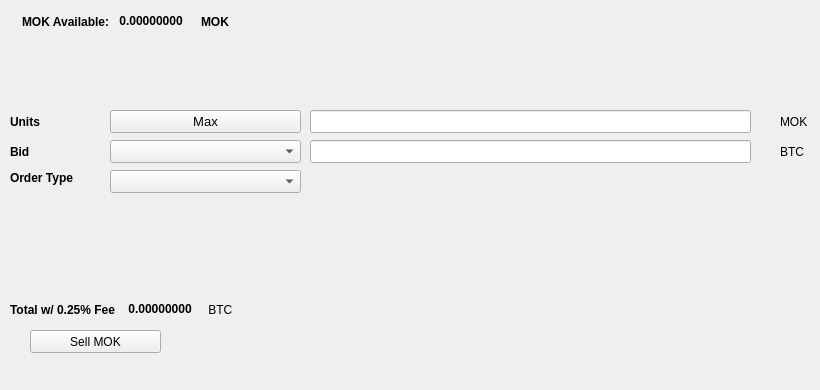
   <widget class="QWidget" name="SellTab">
    <attribute name="title">
     <string>Sell</string>
    </attribute>
    <widget class="QLabel" name="label_16">
     <property name="geometry">
      <rect>
       <x>780</x>
       <y>140</y>
       <width>31</width>
       <height>23</height>
      </rect>
     </property>
     <property name="text">
      <string>BTC</string>
     </property>
    </widget>
    <widget class="QComboBox" name="SellBidcomboBox">
     <property name="geometry">
      <rect>
       <x>110</x>
       <y>140</y>
       <width>191</width>
       <height>23</height>
      </rect>
     </property>
     <property name="font">
      <font>
       <pointsize>10</pointsize>
      </font>
     </property>
    </widget>
    <widget class="QLabel" name="label_18">
     <property name="geometry">
      <rect>
       <x>10</x>
       <y>110</y>
       <width>46</width>
       <height>23</height>
      </rect>
     </property>
     <property name="font">
      <font>
       <weight>75</weight>
       <bold>true</bold>
      </font>
     </property>
     <property name="text">
      <string>Units</string>
     </property>
    </widget>
    <widget class="QPushButton" name="Sell_Max_Amount">
     <property name="geometry">
      <rect>
       <x>110</x>
       <y>110</y>
       <width>191</width>
       <height>23</height>
      </rect>
     </property>
     <property name="font">
      <font>
       <pointsize>10</pointsize>
      </font>
     </property>
     <property name="text">
      <string>Max</string>
     </property>
    </widget>
    <widget class="QLabel" name="label_20">
     <property name="geometry">
      <rect>
       <x>10</x>
       <y>170</y>
       <width>91</width>
       <height>16</height>
      </rect>
     </property>
     <property name="font">
      <font>
       <weight>75</weight>
       <bold>true</bold>
      </font>
     </property>
     <property name="text">
      <string>Order Type</string>
     </property>
    </widget>
    <widget class="QComboBox" name="SellOrdertypeCombo">
     <property name="geometry">
      <rect>
       <x>110</x>
       <y>170</y>
       <width>191</width>
       <height>23</height>
      </rect>
     </property>
     <property name="font">
      <font>
       <pointsize>10</pointsize>
      </font>
     </property>
    </widget>
    <widget class="QLabel" name="label_21">
     <property name="geometry">
      <rect>
       <x>10</x>
       <y>140</y>
       <width>46</width>
       <height>23</height>
      </rect>
     </property>
     <property name="font">
      <font>
       <weight>75</weight>
       <bold>true</bold>
      </font>
     </property>
     <property name="text">
      <string>Bid</string>
     </property>
    </widget>
    <widget class="QLabel" name="label_22">
     <property name="geometry">
      <rect>
       <x>780</x>
       <y>110</y>
       <width>31</width>
       <height>23</height>
      </rect>
     </property>
     <property name="text">
      <string>MOK</string>
     </property>
    </widget>
    <widget class="QLineEdit" name="UnitsInputMOK">
     <property name="geometry">
      <rect>
       <x>310</x>
       <y>110</y>
       <width>441</width>
       <height>23</height>
      </rect>
     </property>
     <property name="font">
      <font>
       <pointsize>9</pointsize>
       <weight>75</weight>
       <bold>true</bold>
      </font>
     </property>
    </widget>
    <widget class="QLineEdit" name="SellBidPriceEdit">
     <property name="geometry">
      <rect>
       <x>310</x>
       <y>140</y>
       <width>441</width>
       <height>23</height>
      </rect>
     </property>
     <property name="font">
      <font>
       <pointsize>9</pointsize>
       <weight>75</weight>
       <bold>true</bold>
      </font>
     </property>
    </widget>
    <widget class="QPushButton" name="SellMOKBTN">
     <property name="geometry">
      <rect>
       <x>30</x>
       <y>330</y>
       <width>131</width>
       <height>23</height>
      </rect>
     </property>
     <property name="text">
      <string>Sell MOK</string>
     </property>
     <property name="icon">
      <iconset resource="../moken">
       <normaloff>:/icons/bitcoin</normaloff>:/icons/bitcoin</iconset>
     </property>
    </widget>
    <widget class="QWidget" name="layoutWidget3">
     <property name="geometry">
      <rect>
       <x>22</x>
       <y>12</y>
       <width>258</width>
       <height>19</height>
      </rect>
     </property>
     <layout class="QHBoxLayout" name="horizontalLayout">
      <item>
       <widget class="QLabel" name="label232_2">
        <property name="font">
         <font>
          <weight>75</weight>
          <bold>true</bold>
         </font>
        </property>
        <property name="text">
         <string>MOK Available:</string>
        </property>
       </widget>
      </item>
      <item>
       <widget class="QLabel" name="MOKAvailableLabel">
        <property name="palette">
         <palette>
          <active>
           <colorrole role="WindowText">
            <brush brushstyle="SolidPattern">
             <color alpha="255">
              <red>0</red>
              <green>0</green>
              <blue>0</blue>
             </color>
            </brush>
           </colorrole>
           <colorrole role="Button">
            <brush brushstyle="SolidPattern">
             <color alpha="255">
              <red>0</red>
              <green>170</green>
              <blue>0</blue>
             </color>
            </brush>
           </colorrole>
           <colorrole role="Light">
            <brush brushstyle="SolidPattern">
             <color alpha="255">
              <red>0</red>
              <green>255</green>
              <blue>0</blue>
             </color>
            </brush>
           </colorrole>
           <colorrole role="Midlight">
            <brush brushstyle="SolidPattern">
             <color alpha="255">
              <red>0</red>
              <green>212</green>
              <blue>0</blue>
             </color>
            </brush>
           </colorrole>
           <colorrole role="Dark">
            <brush brushstyle="SolidPattern">
             <color alpha="255">
              <red>0</red>
              <green>85</green>
              <blue>0</blue>
             </color>
            </brush>
           </colorrole>
           <colorrole role="Mid">
            <brush brushstyle="SolidPattern">
             <color alpha="255">
              <red>0</red>
              <green>113</green>
              <blue>0</blue>
             </color>
            </brush>
           </colorrole>
           <colorrole role="Text">
            <brush brushstyle="SolidPattern">
             <color alpha="255">
              <red>0</red>
              <green>170</green>
              <blue>0</blue>
             </color>
            </brush>
           </colorrole>
           <colorrole role="BrightText">
            <brush brushstyle="SolidPattern">
             <color alpha="255">
              <red>255</red>
              <green>255</green>
              <blue>255</blue>
             </color>
            </brush>
           </colorrole>
           <colorrole role="ButtonText">
            <brush brushstyle="SolidPattern">
             <color alpha="255">
              <red>0</red>
              <green>0</green>
              <blue>0</blue>
             </color>
            </brush>
           </colorrole>
           <colorrole role="Base">
            <brush brushstyle="SolidPattern">
             <color alpha="255">
              <red>255</red>
              <green>255</green>
              <blue>255</blue>
             </color>
            </brush>
           </colorrole>
           <colorrole role="Window">
            <brush brushstyle="SolidPattern">
             <color alpha="255">
              <red>0</red>
              <green>170</green>
              <blue>0</blue>
             </color>
            </brush>
           </colorrole>
           <colorrole role="Shadow">
            <brush brushstyle="SolidPattern">
             <color alpha="255">
              <red>0</red>
              <green>0</green>
              <blue>0</blue>
             </color>
            </brush>
           </colorrole>
           <colorrole role="AlternateBase">
            <brush brushstyle="SolidPattern">
             <color alpha="255">
              <red>127</red>
              <green>212</green>
              <blue>127</blue>
             </color>
            </brush>
           </colorrole>
           <colorrole role="ToolTipBase">
            <brush brushstyle="SolidPattern">
             <color alpha="255">
              <red>255</red>
              <green>255</green>
              <blue>220</blue>
             </color>
            </brush>
           </colorrole>
           <colorrole role="ToolTipText">
            <brush brushstyle="SolidPattern">
             <color alpha="255">
              <red>0</red>
              <green>0</green>
              <blue>0</blue>
             </color>
            </brush>
           </colorrole>
          </active>
          <inactive>
           <colorrole role="WindowText">
            <brush brushstyle="SolidPattern">
             <color alpha="255">
              <red>0</red>
              <green>0</green>
              <blue>0</blue>
             </color>
            </brush>
           </colorrole>
           <colorrole role="Button">
            <brush brushstyle="SolidPattern">
             <color alpha="255">
              <red>0</red>
              <green>170</green>
              <blue>0</blue>
             </color>
            </brush>
           </colorrole>
           <colorrole role="Light">
            <brush brushstyle="SolidPattern">
             <color alpha="255">
              <red>0</red>
              <green>255</green>
              <blue>0</blue>
             </color>
            </brush>
           </colorrole>
           <colorrole role="Midlight">
            <brush brushstyle="SolidPattern">
             <color alpha="255">
              <red>0</red>
              <green>212</green>
              <blue>0</blue>
             </color>
            </brush>
           </colorrole>
           <colorrole role="Dark">
            <brush brushstyle="SolidPattern">
             <color alpha="255">
              <red>0</red>
              <green>85</green>
              <blue>0</blue>
             </color>
            </brush>
           </colorrole>
           <colorrole role="Mid">
            <brush brushstyle="SolidPattern">
             <color alpha="255">
              <red>0</red>
              <green>113</green>
              <blue>0</blue>
             </color>
            </brush>
           </colorrole>
           <colorrole role="Text">
            <brush brushstyle="SolidPattern">
             <color alpha="255">
              <red>0</red>
              <green>170</green>
              <blue>0</blue>
             </color>
            </brush>
           </colorrole>
           <colorrole role="BrightText">
            <brush brushstyle="SolidPattern">
             <color alpha="255">
              <red>255</red>
              <green>255</green>
              <blue>255</blue>
             </color>
            </brush>
           </colorrole>
           <colorrole role="ButtonText">
            <brush brushstyle="SolidPattern">
             <color alpha="255">
              <red>0</red>
              <green>0</green>
              <blue>0</blue>
             </color>
            </brush>
           </colorrole>
           <colorrole role="Base">
            <brush brushstyle="SolidPattern">
             <color alpha="255">
              <red>255</red>
              <green>255</green>
              <blue>255</blue>
             </color>
            </brush>
           </colorrole>
           <colorrole role="Window">
            <brush brushstyle="SolidPattern">
             <color alpha="255">
              <red>0</red>
              <green>170</green>
              <blue>0</blue>
             </color>
            </brush>
           </colorrole>
           <colorrole role="Shadow">
            <brush brushstyle="SolidPattern">
             <color alpha="255">
              <red>0</red>
              <green>0</green>
              <blue>0</blue>
             </color>
            </brush>
           </colorrole>
           <colorrole role="AlternateBase">
            <brush brushstyle="SolidPattern">
             <color alpha="255">
              <red>127</red>
              <green>212</green>
              <blue>127</blue>
             </color>
            </brush>
           </colorrole>
           <colorrole role="ToolTipBase">
            <brush brushstyle="SolidPattern">
             <color alpha="255">
              <red>255</red>
              <green>255</green>
              <blue>220</blue>
             </color>
            </brush>
           </colorrole>
           <colorrole role="ToolTipText">
            <brush brushstyle="SolidPattern">
             <color alpha="255">
              <red>0</red>
              <green>0</green>
              <blue>0</blue>
             </color>
            </brush>
           </colorrole>
          </inactive>
          <disabled>
           <colorrole role="WindowText">
            <brush brushstyle="SolidPattern">
             <color alpha="255">
              <red>0</red>
              <green>85</green>
              <blue>0</blue>
             </color>
            </brush>
           </colorrole>
           <colorrole role="Button">
            <brush brushstyle="SolidPattern">
             <color alpha="255">
              <red>0</red>
              <green>170</green>
              <blue>0</blue>
             </color>
            </brush>
           </colorrole>
           <colorrole role="Light">
            <brush brushstyle="SolidPattern">
             <color alpha="255">
              <red>0</red>
              <green>255</green>
              <blue>0</blue>
             </color>
            </brush>
           </colorrole>
           <colorrole role="Midlight">
            <brush brushstyle="SolidPattern">
             <color alpha="255">
              <red>0</red>
              <green>212</green>
              <blue>0</blue>
             </color>
            </brush>
           </colorrole>
           <colorrole role="Dark">
            <brush brushstyle="SolidPattern">
             <color alpha="255">
              <red>0</red>
              <green>85</green>
              <blue>0</blue>
             </color>
            </brush>
           </colorrole>
           <colorrole role="Mid">
            <brush brushstyle="SolidPattern">
             <color alpha="255">
              <red>0</red>
              <green>113</green>
              <blue>0</blue>
             </color>
            </brush>
           </colorrole>
           <colorrole role="Text">
            <brush brushstyle="SolidPattern">
             <color alpha="255">
              <red>0</red>
              <green>85</green>
              <blue>0</blue>
             </color>
            </brush>
           </colorrole>
           <colorrole role="BrightText">
            <brush brushstyle="SolidPattern">
             <color alpha="255">
              <red>255</red>
              <green>255</green>
              <blue>255</blue>
             </color>
            </brush>
           </colorrole>
           <colorrole role="ButtonText">
            <brush brushstyle="SolidPattern">
             <color alpha="255">
              <red>0</red>
              <green>85</green>
              <blue>0</blue>
             </color>
            </brush>
           </colorrole>
           <colorrole role="Base">
            <brush brushstyle="SolidPattern">
             <color alpha="255">
              <red>0</red>
              <green>170</green>
              <blue>0</blue>
             </color>
            </brush>
           </colorrole>
           <colorrole role="Window">
            <brush brushstyle="SolidPattern">
             <color alpha="255">
              <red>0</red>
              <green>170</green>
              <blue>0</blue>
             </color>
            </brush>
           </colorrole>
           <colorrole role="Shadow">
            <brush brushstyle="SolidPattern">
             <color alpha="255">
              <red>0</red>
              <green>0</green>
              <blue>0</blue>
             </color>
            </brush>
           </colorrole>
           <colorrole role="AlternateBase">
            <brush brushstyle="SolidPattern">
             <color alpha="255">
              <red>0</red>
              <green>170</green>
              <blue>0</blue>
             </color>
            </brush>
           </colorrole>
           <colorrole role="ToolTipBase">
            <brush brushstyle="SolidPattern">
             <color alpha="255">
              <red>255</red>
              <green>255</green>
              <blue>220</blue>
             </color>
            </brush>
           </colorrole>
           <colorrole role="ToolTipText">
            <brush brushstyle="SolidPattern">
             <color alpha="255">
              <red>0</red>
              <green>0</green>
              <blue>0</blue>
             </color>
            </brush>
           </colorrole>
          </disabled>
         </palette>
        </property>
        <property name="font">
         <font>
          <weight>75</weight>
          <bold>true</bold>
         </font>
        </property>
        <property name="text">
         <string> 0.00000000 </string>
        </property>
        <property name="textInteractionFlags">
         <set>Qt::LinksAccessibleByMouse|Qt::TextSelectableByKeyboard|Qt::TextSelectableByMouse</set>
        </property>
       </widget>
      </item>
      <item>
       <widget class="QLabel" name="labelMOK">
        <property name="font">
         <font>
          <weight>75</weight>
          <bold>true</bold>
         </font>
        </property>
        <property name="text">
         <string>MOK</string>
        </property>
       </widget>
      </item>
     </layout>
    </widget>
    <widget class="QWidget" name="layoutWidget">
     <property name="geometry">
      <rect>
       <x>10</x>
       <y>300</y>
       <width>268</width>
       <height>19</height>
      </rect>
     </property>
     <layout class="QHBoxLayout" name="horizontalLayout_2">
      <item>
       <widget class="QLabel" name="label_19">
        <property name="font">
         <font>
          <weight>75</weight>
          <bold>true</bold>
         </font>
        </property>
        <property name="text">
         <string>Total w/ 0.25% Fee </string>
        </property>
       </widget>
      </item>
      <item>
       <widget class="QLabel" name="SellCostLabel">
        <property name="palette">
         <palette>
          <active>
           <colorrole role="WindowText">
            <brush brushstyle="SolidPattern">
             <color alpha="255">
              <red>0</red>
              <green>0</green>
              <blue>0</blue>
             </color>
            </brush>
           </colorrole>
           <colorrole role="Button">
            <brush brushstyle="SolidPattern">
             <color alpha="255">
              <red>0</red>
              <green>170</green>
              <blue>0</blue>
             </color>
            </brush>
           </colorrole>
           <colorrole role="Light">
            <brush brushstyle="SolidPattern">
             <color alpha="255">
              <red>0</red>
              <green>255</green>
              <blue>0</blue>
             </color>
            </brush>
           </colorrole>
           <colorrole role="Midlight">
            <brush brushstyle="SolidPattern">
             <color alpha="255">
              <red>0</red>
              <green>212</green>
              <blue>0</blue>
             </color>
            </brush>
           </colorrole>
           <colorrole role="Dark">
            <brush brushstyle="SolidPattern">
             <color alpha="255">
              <red>0</red>
              <green>85</green>
              <blue>0</blue>
             </color>
            </brush>
           </colorrole>
           <colorrole role="Mid">
            <brush brushstyle="SolidPattern">
             <color alpha="255">
              <red>0</red>
              <green>113</green>
              <blue>0</blue>
             </color>
            </brush>
           </colorrole>
           <colorrole role="Text">
            <brush brushstyle="SolidPattern">
             <color alpha="255">
              <red>0</red>
              <green>170</green>
              <blue>0</blue>
             </color>
            </brush>
           </colorrole>
           <colorrole role="BrightText">
            <brush brushstyle="SolidPattern">
             <color alpha="255">
              <red>255</red>
              <green>255</green>
              <blue>255</blue>
             </color>
            </brush>
           </colorrole>
           <colorrole role="ButtonText">
            <brush brushstyle="SolidPattern">
             <color alpha="255">
              <red>0</red>
              <green>0</green>
              <blue>0</blue>
             </color>
            </brush>
           </colorrole>
           <colorrole role="Base">
            <brush brushstyle="SolidPattern">
             <color alpha="255">
              <red>255</red>
              <green>255</green>
              <blue>255</blue>
             </color>
            </brush>
           </colorrole>
           <colorrole role="Window">
            <brush brushstyle="SolidPattern">
             <color alpha="255">
              <red>0</red>
              <green>170</green>
              <blue>0</blue>
             </color>
            </brush>
           </colorrole>
           <colorrole role="Shadow">
            <brush brushstyle="SolidPattern">
             <color alpha="255">
              <red>0</red>
              <green>0</green>
              <blue>0</blue>
             </color>
            </brush>
           </colorrole>
           <colorrole role="AlternateBase">
            <brush brushstyle="SolidPattern">
             <color alpha="255">
              <red>127</red>
              <green>212</green>
              <blue>127</blue>
             </color>
            </brush>
           </colorrole>
           <colorrole role="ToolTipBase">
            <brush brushstyle="SolidPattern">
             <color alpha="255">
              <red>255</red>
              <green>255</green>
              <blue>220</blue>
             </color>
            </brush>
           </colorrole>
           <colorrole role="ToolTipText">
            <brush brushstyle="SolidPattern">
             <color alpha="255">
              <red>0</red>
              <green>0</green>
              <blue>0</blue>
             </color>
            </brush>
           </colorrole>
          </active>
          <inactive>
           <colorrole role="WindowText">
            <brush brushstyle="SolidPattern">
             <color alpha="255">
              <red>0</red>
              <green>0</green>
              <blue>0</blue>
             </color>
            </brush>
           </colorrole>
           <colorrole role="Button">
            <brush brushstyle="SolidPattern">
             <color alpha="255">
              <red>0</red>
              <green>170</green>
              <blue>0</blue>
             </color>
            </brush>
           </colorrole>
           <colorrole role="Light">
            <brush brushstyle="SolidPattern">
             <color alpha="255">
              <red>0</red>
              <green>255</green>
              <blue>0</blue>
             </color>
            </brush>
           </colorrole>
           <colorrole role="Midlight">
            <brush brushstyle="SolidPattern">
             <color alpha="255">
              <red>0</red>
              <green>212</green>
              <blue>0</blue>
             </color>
            </brush>
           </colorrole>
           <colorrole role="Dark">
            <brush brushstyle="SolidPattern">
             <color alpha="255">
              <red>0</red>
              <green>85</green>
              <blue>0</blue>
             </color>
            </brush>
           </colorrole>
           <colorrole role="Mid">
            <brush brushstyle="SolidPattern">
             <color alpha="255">
              <red>0</red>
              <green>113</green>
              <blue>0</blue>
             </color>
            </brush>
           </colorrole>
           <colorrole role="Text">
            <brush brushstyle="SolidPattern">
             <color alpha="255">
              <red>0</red>
              <green>170</green>
              <blue>0</blue>
             </color>
            </brush>
           </colorrole>
           <colorrole role="BrightText">
            <brush brushstyle="SolidPattern">
             <color alpha="255">
              <red>255</red>
              <green>255</green>
              <blue>255</blue>
             </color>
            </brush>
           </colorrole>
           <colorrole role="ButtonText">
            <brush brushstyle="SolidPattern">
             <color alpha="255">
              <red>0</red>
              <green>0</green>
              <blue>0</blue>
             </color>
            </brush>
           </colorrole>
           <colorrole role="Base">
            <brush brushstyle="SolidPattern">
             <color alpha="255">
              <red>255</red>
              <green>255</green>
              <blue>255</blue>
             </color>
            </brush>
           </colorrole>
           <colorrole role="Window">
            <brush brushstyle="SolidPattern">
             <color alpha="255">
              <red>0</red>
              <green>170</green>
              <blue>0</blue>
             </color>
            </brush>
           </colorrole>
           <colorrole role="Shadow">
            <brush brushstyle="SolidPattern">
             <color alpha="255">
              <red>0</red>
              <green>0</green>
              <blue>0</blue>
             </color>
            </brush>
           </colorrole>
           <colorrole role="AlternateBase">
            <brush brushstyle="SolidPattern">
             <color alpha="255">
              <red>127</red>
              <green>212</green>
              <blue>127</blue>
             </color>
            </brush>
           </colorrole>
           <colorrole role="ToolTipBase">
            <brush brushstyle="SolidPattern">
             <color alpha="255">
              <red>255</red>
              <green>255</green>
              <blue>220</blue>
             </color>
            </brush>
           </colorrole>
           <colorrole role="ToolTipText">
            <brush brushstyle="SolidPattern">
             <color alpha="255">
              <red>0</red>
              <green>0</green>
              <blue>0</blue>
             </color>
            </brush>
           </colorrole>
          </inactive>
          <disabled>
           <colorrole role="WindowText">
            <brush brushstyle="SolidPattern">
             <color alpha="255">
              <red>0</red>
              <green>85</green>
              <blue>0</blue>
             </color>
            </brush>
           </colorrole>
           <colorrole role="Button">
            <brush brushstyle="SolidPattern">
             <color alpha="255">
              <red>0</red>
              <green>170</green>
              <blue>0</blue>
             </color>
            </brush>
           </colorrole>
           <colorrole role="Light">
            <brush brushstyle="SolidPattern">
             <color alpha="255">
              <red>0</red>
              <green>255</green>
              <blue>0</blue>
             </color>
            </brush>
           </colorrole>
           <colorrole role="Midlight">
            <brush brushstyle="SolidPattern">
             <color alpha="255">
              <red>0</red>
              <green>212</green>
              <blue>0</blue>
             </color>
            </brush>
           </colorrole>
           <colorrole role="Dark">
            <brush brushstyle="SolidPattern">
             <color alpha="255">
              <red>0</red>
              <green>85</green>
              <blue>0</blue>
             </color>
            </brush>
           </colorrole>
           <colorrole role="Mid">
            <brush brushstyle="SolidPattern">
             <color alpha="255">
              <red>0</red>
              <green>113</green>
              <blue>0</blue>
             </color>
            </brush>
           </colorrole>
           <colorrole role="Text">
            <brush brushstyle="SolidPattern">
             <color alpha="255">
              <red>0</red>
              <green>85</green>
              <blue>0</blue>
             </color>
            </brush>
           </colorrole>
           <colorrole role="BrightText">
            <brush brushstyle="SolidPattern">
             <color alpha="255">
              <red>255</red>
              <green>255</green>
              <blue>255</blue>
             </color>
            </brush>
           </colorrole>
           <colorrole role="ButtonText">
            <brush brushstyle="SolidPattern">
             <color alpha="255">
              <red>0</red>
              <green>85</green>
              <blue>0</blue>
             </color>
            </brush>
           </colorrole>
           <colorrole role="Base">
            <brush brushstyle="SolidPattern">
             <color alpha="255">
              <red>0</red>
              <green>170</green>
              <blue>0</blue>
             </color>
            </brush>
           </colorrole>
           <colorrole role="Window">
            <brush brushstyle="SolidPattern">
             <color alpha="255">
              <red>0</red>
              <green>170</green>
              <blue>0</blue>
             </color>
            </brush>
           </colorrole>
           <colorrole role="Shadow">
            <brush brushstyle="SolidPattern">
             <color alpha="255">
              <red>0</red>
              <green>0</green>
              <blue>0</blue>
             </color>
            </brush>
           </colorrole>
           <colorrole role="AlternateBase">
            <brush brushstyle="SolidPattern">
             <color alpha="255">
              <red>0</red>
              <green>170</green>
              <blue>0</blue>
             </color>
            </brush>
           </colorrole>
           <colorrole role="ToolTipBase">
            <brush brushstyle="SolidPattern">
             <color alpha="255">
              <red>255</red>
              <green>255</green>
              <blue>220</blue>
             </color>
            </brush>
           </colorrole>
           <colorrole role="ToolTipText">
            <brush brushstyle="SolidPattern">
             <color alpha="255">
              <red>0</red>
              <green>0</green>
              <blue>0</blue>
             </color>
            </brush>
           </colorrole>
          </disabled>
         </palette>
        </property>
        <property name="font">
         <font>
          <weight>75</weight>
          <bold>true</bold>
         </font>
        </property>
        <property name="autoFillBackground">
         <bool>false</bool>
        </property>
        <property name="text">
         <string> 0.00000000</string>
        </property>
        <property name="textInteractionFlags">
         <set>Qt::LinksAccessibleByMouse|Qt::TextSelectableByMouse</set>
        </property>
       </widget>
      </item>
      <item>
       <widget class="QLabel" name="label_17">
        <property name="font">
         <font>
          <weight>50</weight>
          <bold>false</bold>
         </font>
        </property>
        <property name="text">
         <string> BTC</string>
        </property>
       </widget>
      </item>
     </layout>
    </widget>
    <widget class="QLabel" name="label_23">
     <property name="geometry">
      <rect>
       <x>460</x>
       <y>300</y>
       <width>281</width>
       <height>81</height>
      </rect>
     </property>
     <property name="text">
      <string/>
     </property>
     <property name="pixmap">
      <pixmap>:/images/bittrex</pixmap>
     </property>
    </widget>
   </widget>
